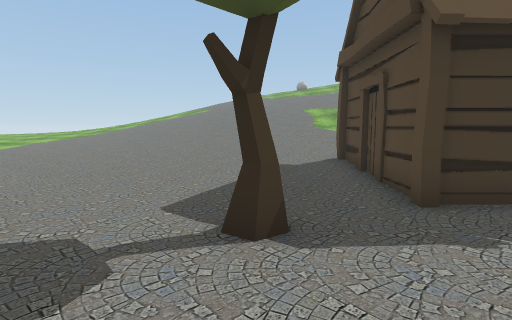
View 1 (above)

24 first-person views from a walk through a Unity game level. The camera is 1.2 m above the floor, tilts 6° down and sees 80° across. The floor is counted in squares, 1 m on a side. Each view is taken from the middle of a square. On the plan, view 1 faces up. The plan holds only what a view shows up to about 13 squares ahead; the rest is blank. The place goes on beyond the plan. The player is left out. Some surface patterns are stand-ins.

View 2
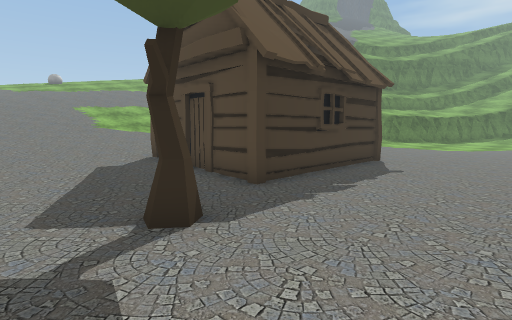

View 3
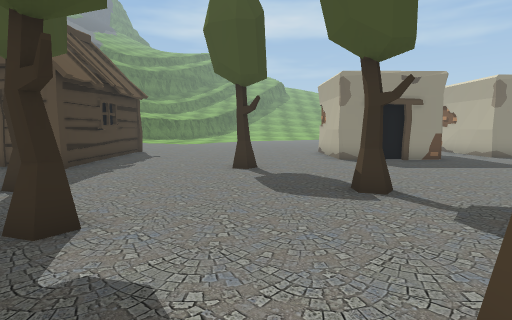

View 4
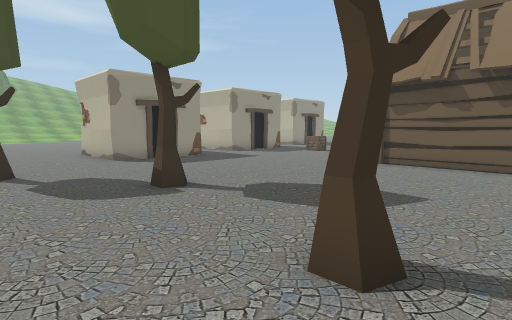

View 5
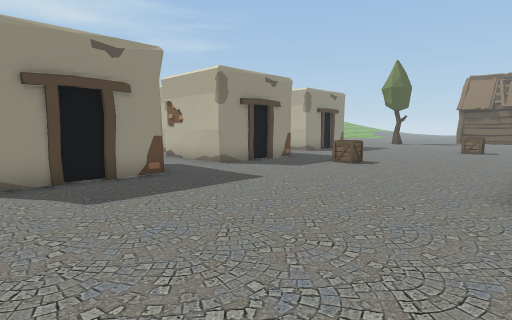

View 6
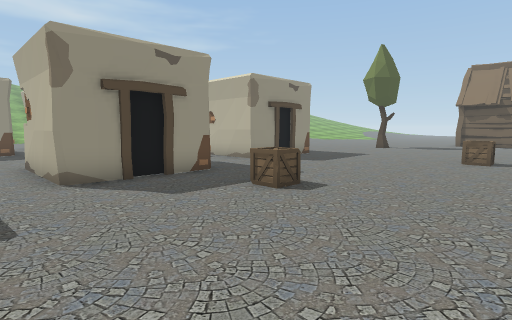

View 7
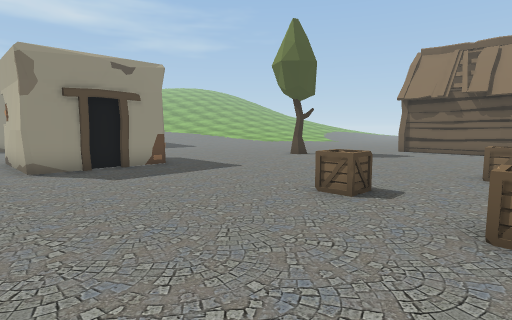

View 8
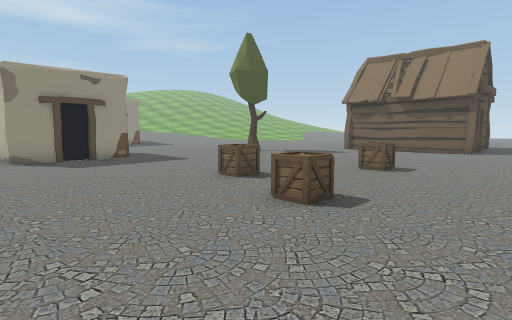

View 9
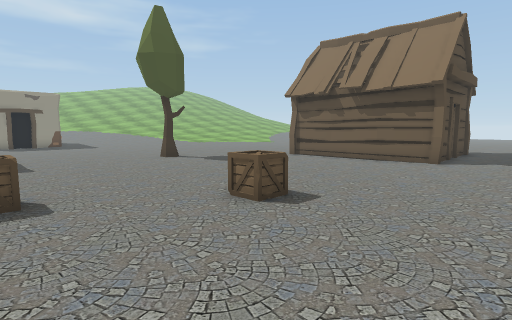

View 10
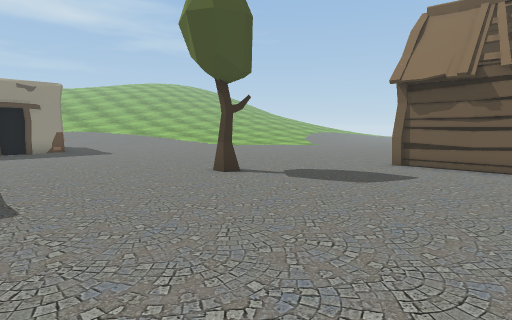

View 11
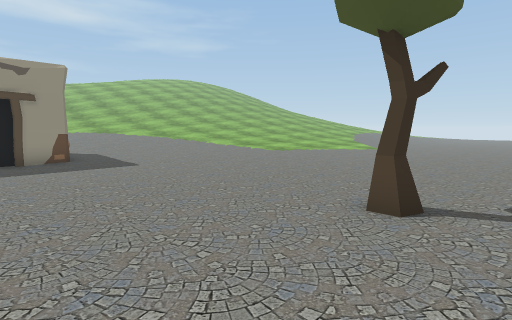

View 12
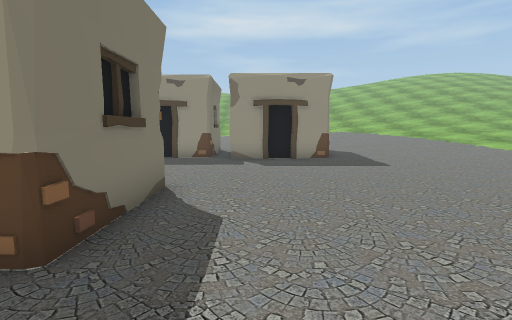

View 13
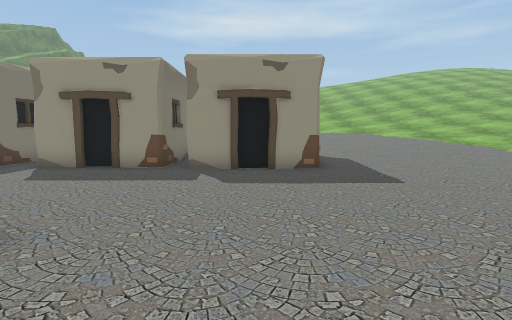

View 14
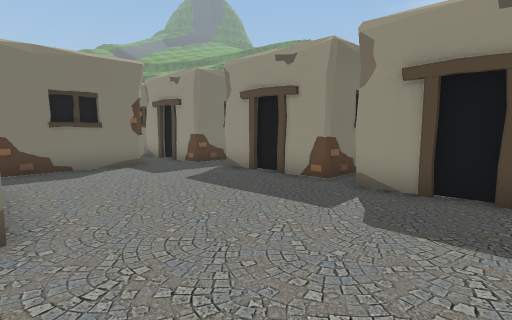

View 15
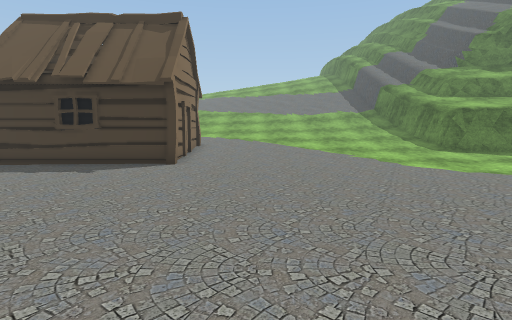

View 16
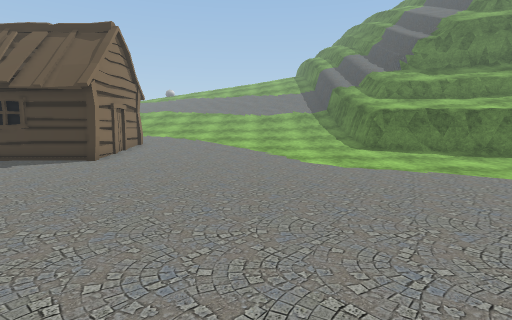

View 17
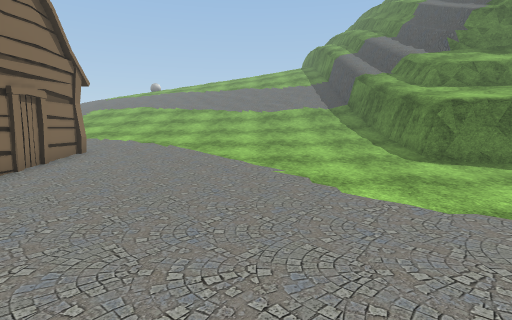

View 18
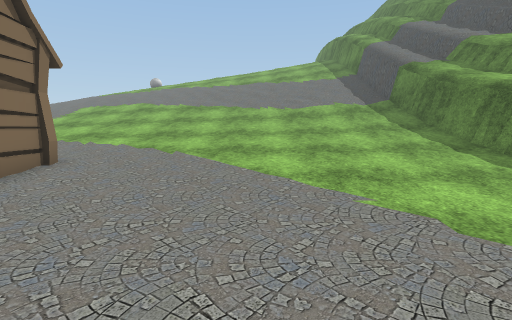

View 19
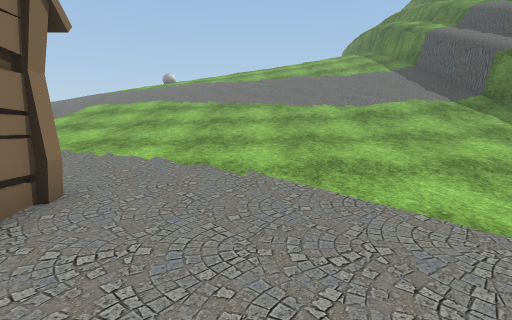

View 20
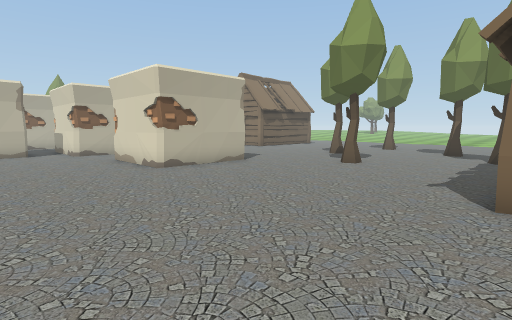

View 21
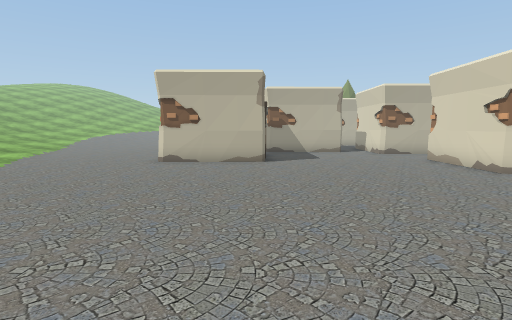

View 22
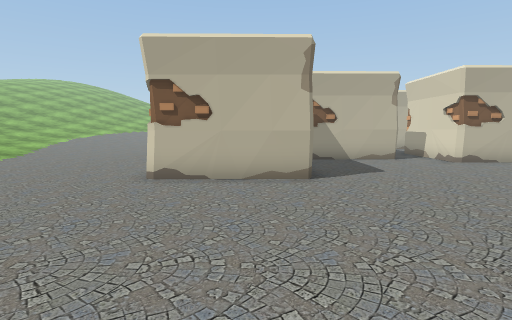

View 23
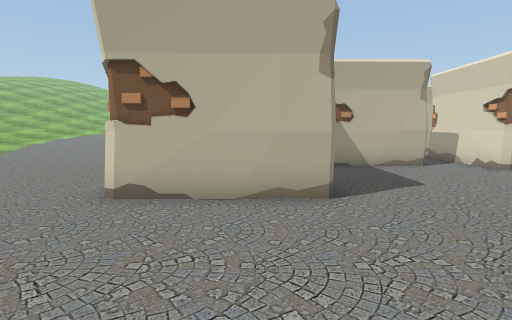

View 24
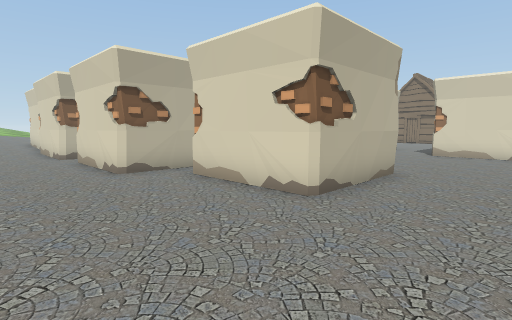

### Floor plan
Key: @ floor where view 1 was taken; # wall or solid block; . main floor; : floor 0.25 m higher than the main floor; + floor 0.5 m higher than the main floor; * floor 0.75 m higher than the main floor; / step, stairs or slope; ^ raised ledge; H hut; T tree; C crate; O other object.
Columns run from 6 left of view 1 to 24 right of it. Each row starts with its distance up from view 1.
 16       //  ///////////////##
 15      //// ///////////////#
 14      ////  //////////////#
 13 ++++//////  /////////////##
 12 :::+++++/*  /////////////##
 11 :::::+++/+   **//////////#^^
 10 :::::::+++    +++////+///#^^^
  9 ...:::::HH    H+++++++///#^^
  8 .....::::H    H::::::::::##^^
  7 .......::H    H::::::::::::#^^^
  6  ........H    H:::::::::::::/#^
  5  ........HHHHHH..............:
  4   ....T.......................
  3    ...T......................
  2    T........................
  1   .TT......................
  0 . ....@....................
 -1 .........T..................
 -2 .T..........................
 -3 .T....T......................
 -4 ............###O...............
 -5 ............# ##...............
 -6 ...........O#  #...............
 -7  ..........O#  #......####.....
 -8  ...........#O #......#  #.....
 -9  .....................   #.....
-10  HHHH.................   #.....
-11     H.......#####.....#  #.....
-12     H.......O   #.###O   ##O...
-13      .......#   #.     #  ##...
-14   HH ....CC.#   #     .#   #...
-15      .........    ####.#   #...
-16  . ............   .....### O..
-17   ............##OO......  OO..
-18  .............#   ......   #..
-19  .............#   ......#  #..
-20  ...C.........#   .....##  #..
-21  ......C......#O##.....#####
-22  ......C...............#   O
-23  ......................#   O
-24  ......................#
-25  ....C.................#
-26  ......................#OO
-27  ............T...........:::
-28   ..........TT..........::::
-29   ......................:::+
-30   .....................::::+
-31   .....................:::+/
-32   ..H#HHH#H.......... :::://

Positions as (right, up) in squares from view 1, and headings:
1: (0, 0), facing up
2: (-2, 0), facing up-right
3: (-6, -1), facing right
4: (-6, 0), facing down-right
5: (-2, -4), facing down-right
6: (-1, -9), facing down-right
7: (-2, -16), facing down-right
8: (-5, -16), facing down-right
9: (-5, -21), facing down-right
10: (0, -22), facing down-right
11: (5, -23), facing down-right
12: (5, -23), facing right
13: (8, -24), facing right
14: (11, -25), facing up-right
15: (11, -5), facing up
16: (14, -6), facing up
17: (14, -1), facing up
18: (13, 2), facing up
19: (11, 5), facing up
20: (14, 5), facing down-left
21: (16, 4), facing down
22: (17, 0), facing down
23: (17, -2), facing down
24: (24, -4), facing down-left
